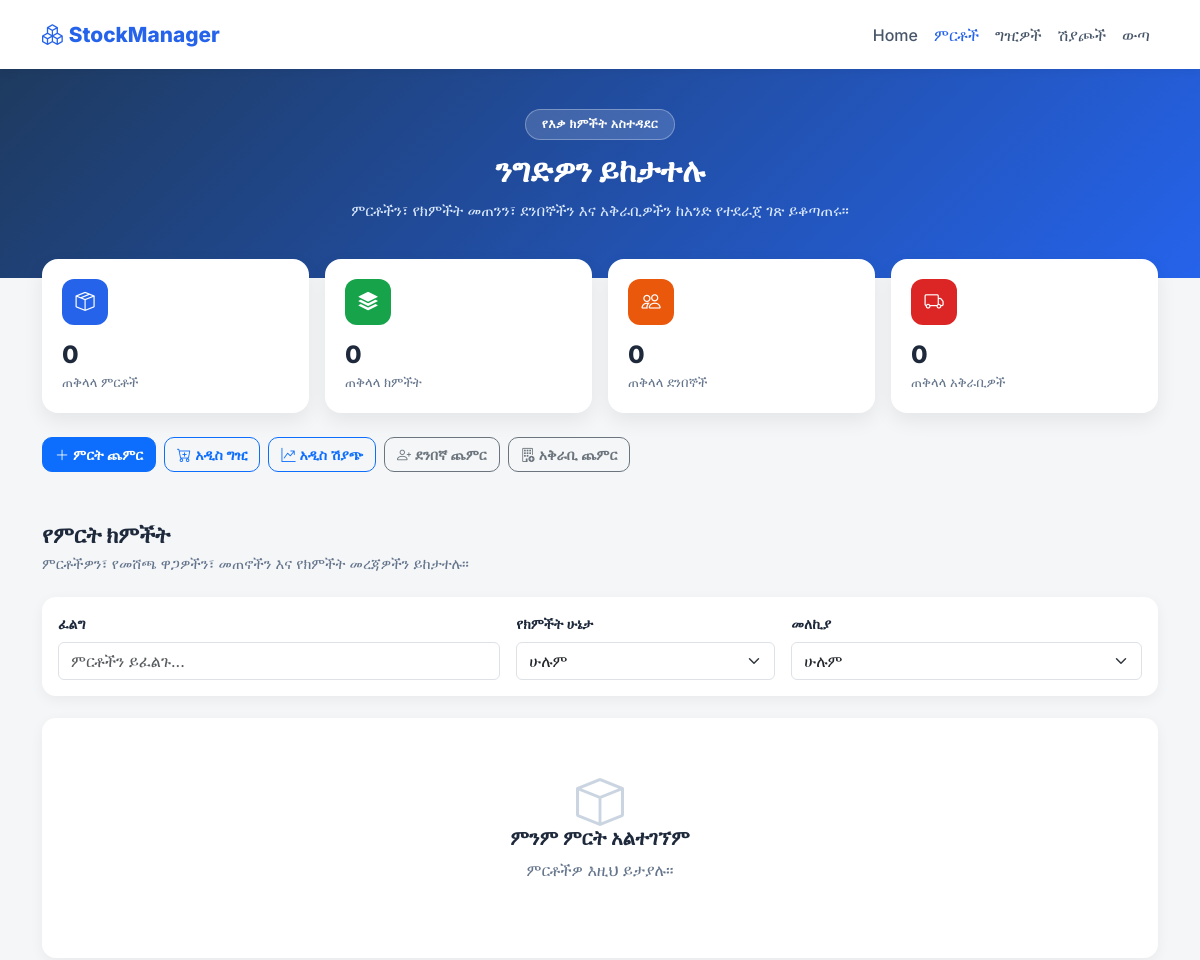
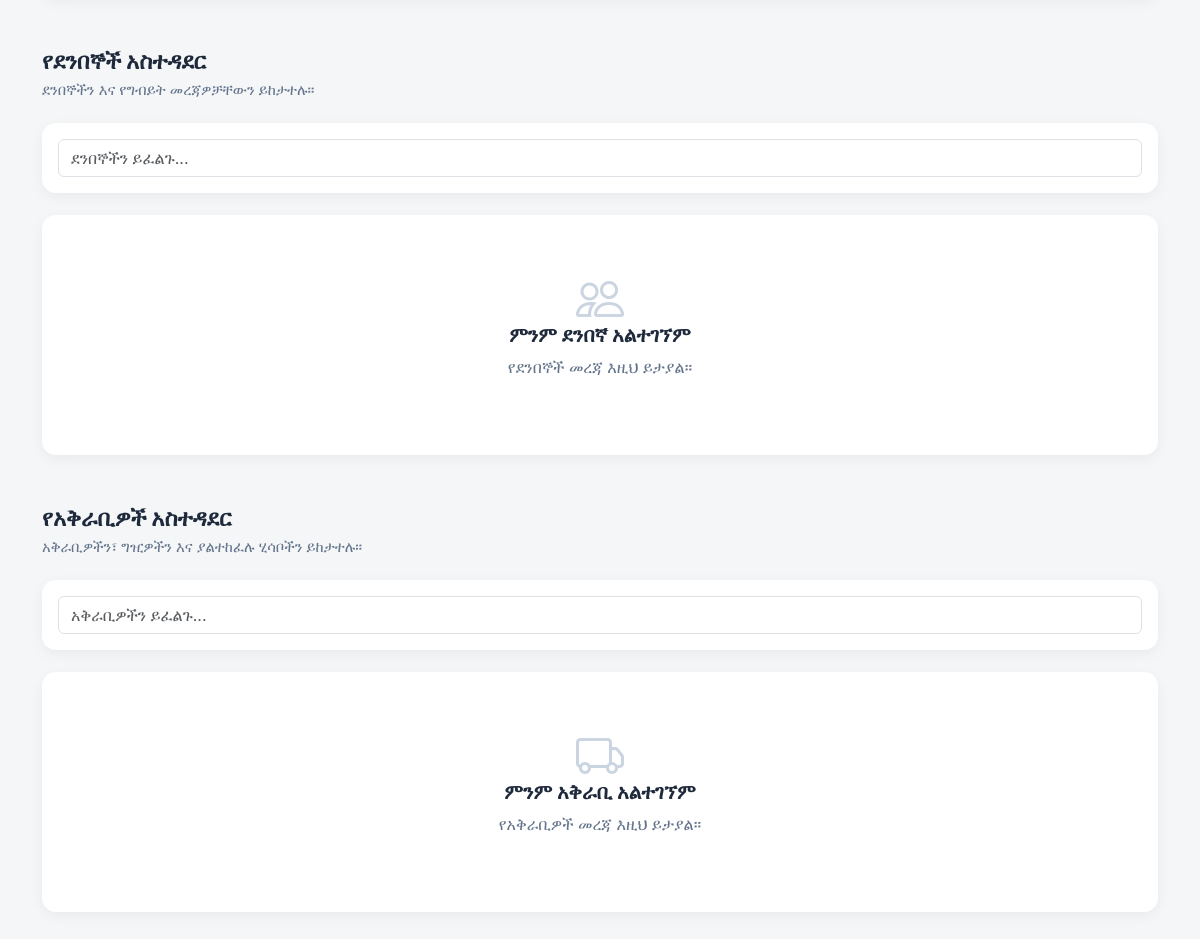
Page /track (signed in) on the earlier database version (2 pictures, top to bottom).
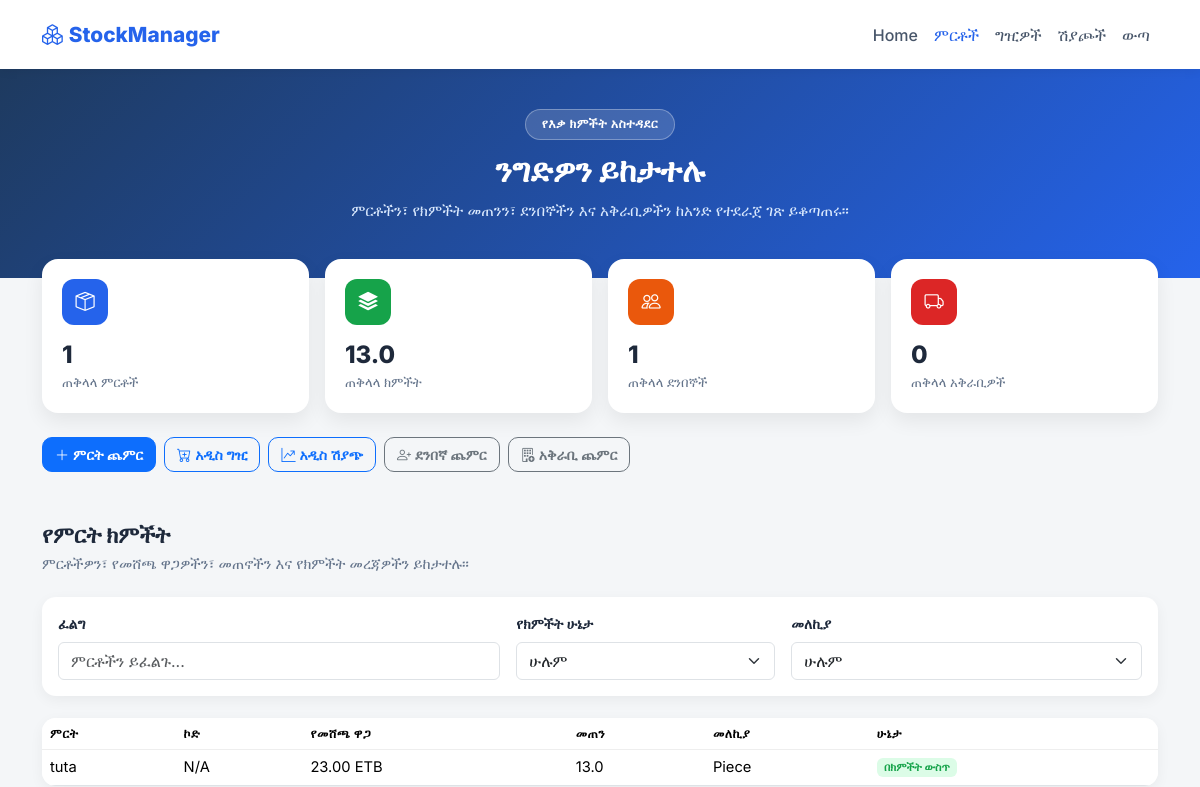
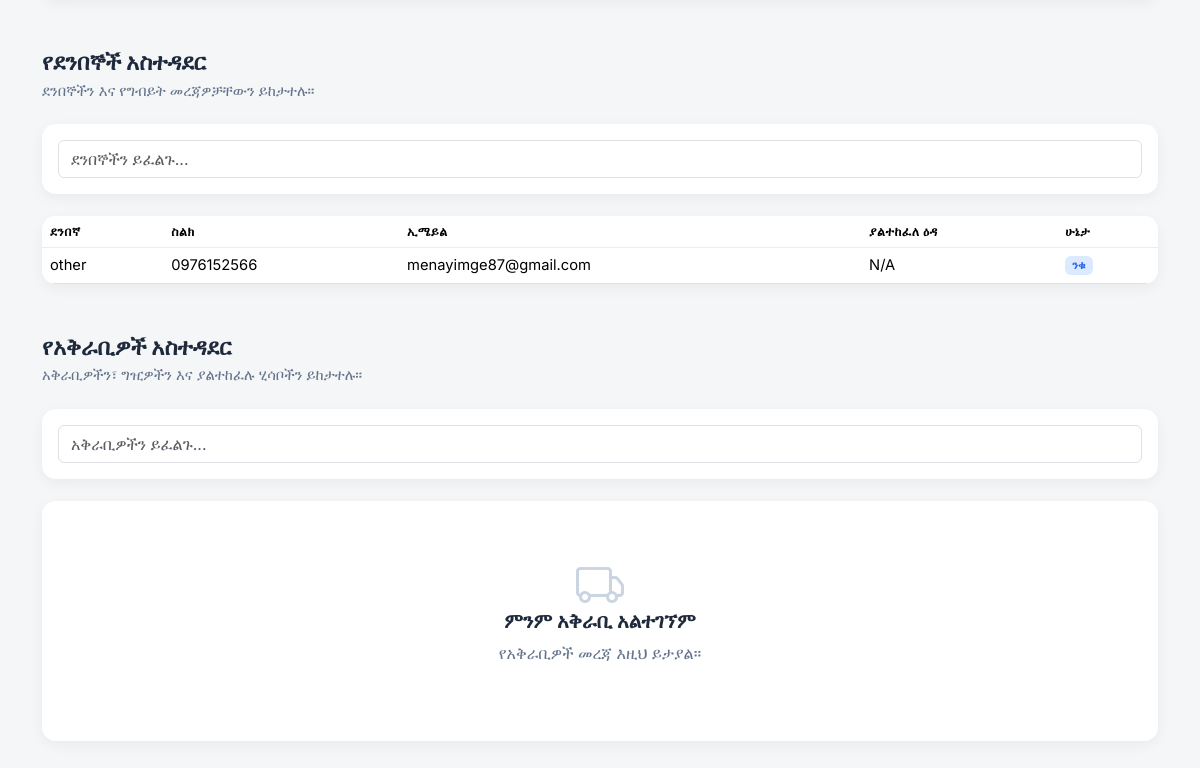
Same page on the later database version (2 pictures, top to bottom).
### main.py (models this page shows)
class Product(db.Model):
    id = db.Column(db.Integer, primary_key=True)
    user_id = db.Column(
        db.Integer,
        db.ForeignKey("users.id"),
        nullable=True
    )
    name = db.Column(db.String(100))
    stock_code = db.Column(db.String(50))
    measurement = db.Column(db.String(20))
    current_quantity = db.Column(db.Float, default=0)
    unit_price = db.Column(db.Float)
    purchases = db.relationship('Purchase', backref='product')
    sales = db.relationship('Sale', backref='product')

class Customer(db.Model):
    id = db.Column(db.Integer, primary_key=True)
    name = db.Column(db.String(100),unique=True, nullable=False)
    user_id = db.Column(
        db.Integer,
        db.ForeignKey("users.id"),
        nullable=True
    )
    phone = db.Column(db.String(20))
    email = db.Column(db.String(100))
    balance_owed = db.Column(db.Float, default=0.0)

### main.py (the view, shortened to what this page needs)
@app.route("/track")
@login_required
def track():
    products = Product.query.all()
    customers = Customer.query.all()
    suppliers = Supplier.query.all()
    supplier_list = []
    return render_template(
        "track.html",
        products=products,
        customers=customers,
        suppliers=supplier_list, user_id=current_user.id
    )

### main.py (called while the page is built)
@login_manager.user_loader
@login_manager.user_loader
def load_user(user_id):
    if user_id == 'None' or user_id is None:  # ✅ handle bad cookie!
        return None
    return User.query.get(int(user_id))

### templates/track.html (shortened to what the changed rows need)
<!DOCTYPE html>
<html lang="am">
<head>
<link href="https://cdn.jsdelivr.net/npm/bootstrap@5.3.3/dist/css/bootstrap.min.css" rel="stylesheet">
<link rel="stylesheet" href="https://cdn.jsdelivr.net/npm/bootstrap-icons@1.11.3/font/bootstrap-icons.min.css">
</head>
<body>
<section class="hero">
    <div class="container">
        <h1>ንግድዎን ይከታተሉ</h1>
    </div>
</section>
<div class="container summary-wrap mb-4">
    <div class="row g-3">
        <div class="col-6 col-md-3">
            <div class="summary-card">
                <div class="summary-icon icon-blue">
                    <i class="bi bi-box-seam"></i>
                </div>
                <div class="summary-value">
                    {{ products|length }}
                </div>
                <div class="summary-label">
                    ጠቅላላ ምርቶች
                </div>
            </div>
        </div>
        <div class="col-6 col-md-3">
            <div class="summary-card">
                <div class="summary-icon icon-green">
                    <i class="bi bi-stack"></i>
                </div>
                <div class="summary-value">
                    {{ products|sum(attribute='current_quantity') if products else 0 }}
                </div>
                <div class="summary-label">
                    ጠቅላላ ክምችት
                </div>
            </div>
        </div>
        <div class="col-6 col-md-3">
            <div class="summary-card">
                <div class="summary-icon icon-orange">
                    <i class="bi bi-people"></i>
                </div>
                <div class="summary-value">
                    {{ customers|length }}
                </div>
                <div class="summary-label">
                    ጠቅላላ ደንበኞች
                </div>
            </div>
        </div>
    </div>
</div>
<div class="container section-block">
    <h2 class="section-title">የምርት ክምችት</h2>
    {% if products %}
    <div class="table-card">
        <div class="table-responsive">
            <table class="table mb-0">
                <thead>
                    <tr>
                        <th>ምርት</th>
                        <th>ኮድ</th>
                        <th>የመሸጫ ዋጋ</th>
                        <th>መጠን</th>
                        <th>መለኪያ</th>
                        <th>ሁኔታ</th>
                    </tr>
                </thead>
                <tbody>
                    {% for product in products %}
                    <tr class="product-row clickable-row"
                        data-status="{{ 'instock' if product.current_quantity > 10 else ('lowstock' if product.current_quantity > 0 else 'outstock') }}"
                        data-measurement="{{ product.measurement|lower if product.measurement else '' }}"
                        data-search="{{ product.name|lower }} {{ product.stock_code|lower if product.stock_code else '' }} {{ product.measurement|lower if product.measurement else '' }}"
                        onclick='openProductAction(
                            {{ product.id }},
                            {{ product.name|tojson }},
                            {{ (product.stock_code or "N/A")|tojson }},
                            {{ ("%.2f"|format(product.unit_price))|tojson }},
                            {{ product.current_quantity|tojson }},
                            {{ (product.measurement or "N/A")|tojson }}
                        )'>
                        <td>{{ product.name }}</td>
                        <td>
                            {{ product.stock_code if product.stock_code else 'N/A' }}
                        </td>
                        <td>
                            {{ "{:,.2f}".format(product.unit_price) }} ETB
                        </td>
                        <td>{{ product.current_quantity }}</td>
                        <td>
                            {{ product.measurement if product.measurement else 'N/A' }}
                        </td>
                        <td>
                            {% if product.current_quantity > 10 %}
                            <span class="badge badge-instock">
                                በክምችት ውስጥ
                            </span>
                            {% elif product.current_quantity > 0 %}
                            <span class="badge badge-lowstock">
                                ክምችቱ እየቀነሰ ነው
                            </span>
                            {% else %}
                            <span class="badge badge-outstock">
                                ከክምችት ውጭ
                            </span>
                            {% endif %}
                        </td>
                    </tr>
                    {% endfor %}
                </tbody>
            </table>
        </div>
    </div>
    {% else %}
    <div class="empty-state">
        <i class="bi bi-box"></i>
        <h5>ምንም ምርት አልተገኘም</h5>
        <p>ምርቶችዎ እዚህ ይታያሉ።</p>
    </div>
    {% endif %}
</div>
<div class="container section-block">
    <h2 class="section-title">የደንበኞች አስተዳደር</h2>
    {% if customers %}
    <div class="table-card">
        <div class="table-responsive">
            <table class="table mb-0">
                <thead>
                    <tr>
                        <th>ደንበኛ</th>
                        <th>ስልክ</th>
                        <th>ኢሜይል</th>
                        <th>ያልተከፈለ ዕዳ</th>
                        <th>ሁኔታ</th>
                    </tr>
                </thead>
                <tbody>
                    {% for customer in customers %}
                    <tr class="customer-row clickable-row"
                        data-search="{{ customer.name|lower }} {{ customer.phone if customer.phone else '' }}"
                        onclick='openCustomerAction(
                            {{ customer.id }},
                            {{ customer.name|tojson }},
                            {{ (customer.phone or "N/A")|tojson }}
                        )'>
                        <td>{{ customer.name }}</td>
                        <td>
                            {{ customer.phone if customer.phone else 'N/A' }}
                        </td>
                        <td>
                            {{ customer.email if customer.email else 'N/A' }}
                        </td>
                        <td>
                            {% if customer.debt is defined %}
                            <span class="{{ 'debt-text' if customer.debt > 0 else '' }}">
                                {{ "{:,.2f}".format(customer.debt) }} ETB
                            </span>
                            {% else %}
                            N/A
                            {% endif %}
                        </td>
                        <td>
                            {% if customer.debt is defined %}
                                {% if customer.debt == 0 %}
                                <span class="badge badge-status-paid">
                                    ተከፍሏል
                                </span>
                                {% elif customer.debt > 0 and customer.paid_amount is defined and customer.paid_amount > 0 %}
                                <span class="badge badge-status-partial">
                                    በከፊል ተከፍሏል
                                </span>
                                {% else %}
                                <span class="badge badge-status-unpaid">
                                    ያልተከፈለ
                                </span>
                                {% endif %}
                            {% else %}
                            <span class="badge badge-active">
                                ንቁ
                            </span>
                            {% endif %}
                        </td>
                    </tr>
                    {% endfor %}
                </tbody>
            </table>
        </div>
    </div>
    {% else %}
    <div class="empty-state">
        <i class="bi bi-people"></i>
        <h5>ምንም ደንበኛ አልተገኘም</h5>
        <p>የደንበኞች መረጃ እዚህ ይታያል።</p>
    </div>
    {% endif %}
</div>
<div class="container section-block mb-5">
    <h2 class="section-title">የአቅራቢዎች አስተዳደር</h2>
</div>
</body>
</html>

Differences in the rows shown:
added Product: name "tuta", stock_code "N/A", unit_price "23.00", current_quantity "13.0", measurement "Piece", shows "በክምችት ውስጥ"
added Customer: name "other", phone "0976152566", email "menayimge87@gmail.com"
Other differences:
{{ products|length }}: "0" → "1"
{{ products|sum(attribute='current_quantity') if products else 0 }}: "0" → "13.0"
{{ customers|length }}: "0" → "1"
text no longer shown: "ምንም ምርት አልተገኘም ምርቶችዎ እዚህ ይታያሉ። ምንም ደንበኛ አልተገኘም የደንበኞች መረጃ እዚህ ይታያል።"
text now shown: "ምርት ኮድ የመሸጫ ዋጋ መጠን መለኪያ ሁኔታ ደንበኛ ስልክ ኢሜይል ያልተከፈለ ዕዳ ሁኔታ"
